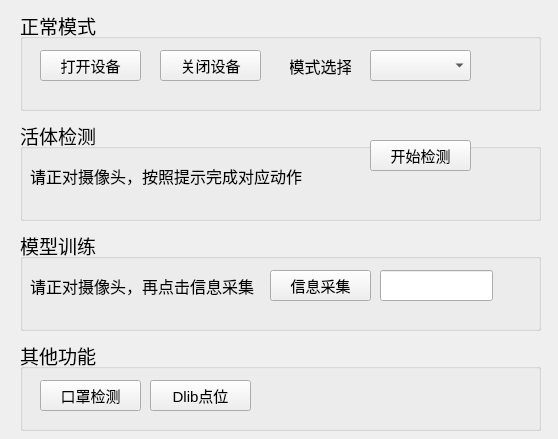
<?xml version="1.0" encoding="UTF-8"?>
<ui version="4.0">
 <class>FaceClass</class>
 <widget class="QWidget" name="FaceClass">
  <property name="geometry">
   <rect>
    <x>0</x>
    <y>0</y>
    <width>558</width>
    <height>439</height>
   </rect>
  </property>
  <property name="windowTitle">
   <string>人脸识别系统</string>
  </property>
  <property name="windowIcon">
   <iconset>
    <normaloff>../../../BaiduNetdiskDownload/原神icon/icon/10411.ico</normaloff>../../../BaiduNetdiskDownload/原神icon/icon/10411.ico</iconset>
  </property>
  <widget class="QGroupBox" name="groupBox">
   <property name="geometry">
    <rect>
     <x>20</x>
     <y>10</y>
     <width>521</width>
     <height>101</height>
    </rect>
   </property>
   <property name="font">
    <font>
     <pointsize>14</pointsize>
    </font>
   </property>
   <property name="title">
    <string>正常模式</string>
   </property>
   <widget class="QPushButton" name="video_open">
    <property name="geometry">
     <rect>
      <x>20</x>
      <y>40</y>
      <width>101</width>
      <height>31</height>
     </rect>
    </property>
    <property name="font">
     <font>
      <pointsize>11</pointsize>
     </font>
    </property>
    <property name="text">
     <string>打开设备</string>
    </property>
   </widget>
   <widget class="QPushButton" name="video_off">
    <property name="geometry">
     <rect>
      <x>140</x>
      <y>40</y>
      <width>101</width>
      <height>31</height>
     </rect>
    </property>
    <property name="font">
     <font>
      <pointsize>11</pointsize>
     </font>
    </property>
    <property name="text">
     <string>关闭设备</string>
    </property>
   </widget>
   <widget class="QComboBox" name="comboBox">
    <property name="geometry">
     <rect>
      <x>350</x>
      <y>40</y>
      <width>101</width>
      <height>31</height>
     </rect>
    </property>
   </widget>
   <widget class="QLabel" name="label_2">
    <property name="geometry">
     <rect>
      <x>270</x>
      <y>40</y>
      <width>61</width>
      <height>31</height>
     </rect>
    </property>
    <property name="font">
     <font>
      <pointsize>12</pointsize>
     </font>
    </property>
    <property name="layoutDirection">
     <enum>Qt::LayoutDirection::LeftToRight</enum>
    </property>
    <property name="text">
     <string>模式选择</string>
    </property>
    <property name="alignment">
     <set>Qt::AlignmentFlag::AlignCenter</set>
    </property>
   </widget>
  </widget>
  <widget class="QGroupBox" name="groupBox_2">
   <property name="geometry">
    <rect>
     <x>20</x>
     <y>120</y>
     <width>521</width>
     <height>101</height>
    </rect>
   </property>
   <property name="font">
    <font>
     <pointsize>14</pointsize>
    </font>
   </property>
   <property name="title">
    <string>活体检测</string>
   </property>
   <widget class="QLabel" name="label_3">
    <property name="geometry">
     <rect>
      <x>10</x>
      <y>40</y>
      <width>281</width>
      <height>31</height>
     </rect>
    </property>
    <property name="font">
     <font>
      <pointsize>12</pointsize>
     </font>
    </property>
    <property name="text">
     <string>请正对摄像头，按照提示完成对应动作</string>
    </property>
   </widget>
   <widget class="QLabel" name="htlabel">
    <property name="geometry">
     <rect>
      <x>290</x>
      <y>60</y>
      <width>221</width>
      <height>31</height>
     </rect>
    </property>
    <property name="font">
     <font>
      <pointsize>10</pointsize>
     </font>
    </property>
    <property name="text">
     <string/>
    </property>
    <property name="alignment">
     <set>Qt::AlignmentFlag::AlignCenter</set>
    </property>
   </widget>
   <widget class="QPushButton" name="startdetect">
    <property name="geometry">
     <rect>
      <x>350</x>
      <y>20</y>
      <width>101</width>
      <height>31</height>
     </rect>
    </property>
    <property name="font">
     <font>
      <pointsize>11</pointsize>
     </font>
    </property>
    <property name="text">
     <string>开始检测</string>
    </property>
   </widget>
  </widget>
  <widget class="QGroupBox" name="groupBox_3">
   <property name="geometry">
    <rect>
     <x>20</x>
     <y>230</y>
     <width>521</width>
     <height>101</height>
    </rect>
   </property>
   <property name="font">
    <font>
     <pointsize>14</pointsize>
    </font>
   </property>
   <property name="title">
    <string>模型训练</string>
   </property>
   <widget class="QLabel" name="label_4">
    <property name="geometry">
     <rect>
      <x>10</x>
      <y>40</y>
      <width>241</width>
      <height>31</height>
     </rect>
    </property>
    <property name="font">
     <font>
      <pointsize>12</pointsize>
     </font>
    </property>
    <property name="text">
     <string>请正对摄像头，再点击信息采集</string>
    </property>
   </widget>
   <widget class="QPushButton" name="infoget">
    <property name="geometry">
     <rect>
      <x>250</x>
      <y>40</y>
      <width>101</width>
      <height>31</height>
     </rect>
    </property>
    <property name="font">
     <font>
      <pointsize>11</pointsize>
     </font>
    </property>
    <property name="text">
     <string>信息采集</string>
    </property>
   </widget>
   <widget class="QLineEdit" name="lineEdit">
    <property name="geometry">
     <rect>
      <x>360</x>
      <y>40</y>
      <width>113</width>
      <height>31</height>
     </rect>
    </property>
   </widget>
   <widget class="QLabel" name="infolabel">
    <property name="geometry">
     <rect>
      <x>250</x>
      <y>80</y>
      <width>221</width>
      <height>20</height>
     </rect>
    </property>
    <property name="font">
     <font>
      <pointsize>9</pointsize>
     </font>
    </property>
    <property name="text">
     <string/>
    </property>
    <property name="alignment">
     <set>Qt::AlignmentFlag::AlignCenter</set>
    </property>
   </widget>
  </widget>
  <widget class="QGroupBox" name="groupBox_4">
   <property name="geometry">
    <rect>
     <x>20</x>
     <y>340</y>
     <width>521</width>
     <height>91</height>
    </rect>
   </property>
   <property name="font">
    <font>
     <pointsize>14</pointsize>
    </font>
   </property>
   <property name="title">
    <string>其他功能</string>
   </property>
   <widget class="QLabel" name="infolabel_2">
    <property name="geometry">
     <rect>
      <x>250</x>
      <y>80</y>
      <width>221</width>
      <height>20</height>
     </rect>
    </property>
    <property name="font">
     <font>
      <pointsize>9</pointsize>
     </font>
    </property>
    <property name="text">
     <string/>
    </property>
    <property name="alignment">
     <set>Qt::AlignmentFlag::AlignCenter</set>
    </property>
   </widget>
   <widget class="QPushButton" name="mask_detect">
    <property name="geometry">
     <rect>
      <x>20</x>
      <y>40</y>
      <width>101</width>
      <height>31</height>
     </rect>
    </property>
    <property name="font">
     <font>
      <pointsize>11</pointsize>
     </font>
    </property>
    <property name="text">
     <string>口罩检测</string>
    </property>
   </widget>
   <widget class="QPushButton" name="dlib_detect">
    <property name="geometry">
     <rect>
      <x>130</x>
      <y>40</y>
      <width>101</width>
      <height>31</height>
     </rect>
    </property>
    <property name="font">
     <font>
      <pointsize>11</pointsize>
     </font>
    </property>
    <property name="text">
     <string>Dlib点位</string>
    </property>
   </widget>
  </widget>
 </widget>
 <layoutdefault spacing="6" margin="11"/>
 <resources>
  <include location="Face.qrc"/>
 </resources>
 <connections/>
</ui>
